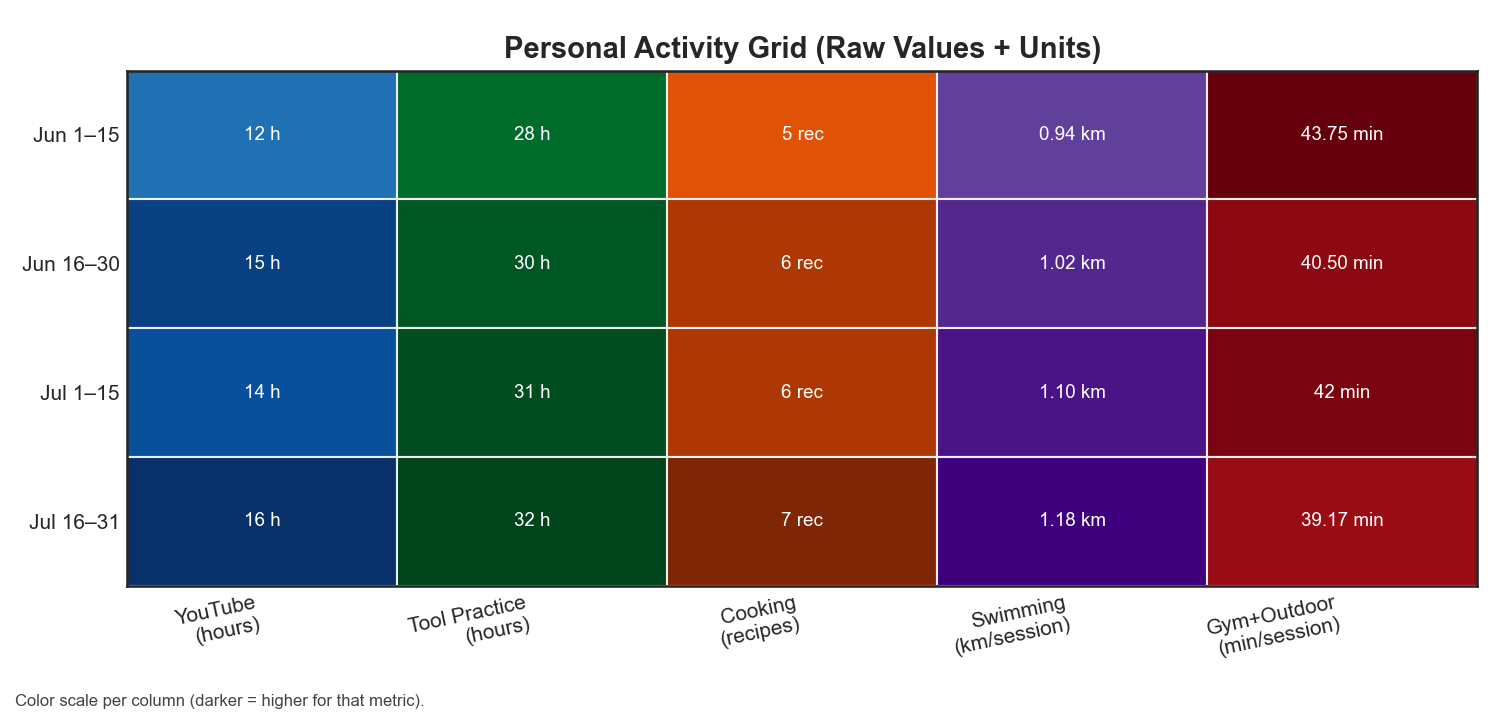

Write the Python code that produced this figure.
"""Personal activity grid with RAW VALUES and UNITS (no targets shown).

Rows = biweekly periods (time). Columns = activity categories.
Each cell contains the actual value + unit for that period; color shows
how high it is relative to the maximum for THAT column (darker = higher).
"""
from __future__ import annotations
import numpy as np
import matplotlib.pyplot as plt
from matplotlib import colors

# ------------------ Raw data (sample) ------------------
periods = ["Jun 1–15", "Jun 16–30", "Jul 1–15", "Jul 16–31"]

# YouTube watching hours per period (sample data)
youtube_hours = [12, 15, 14, 16]                      # hours

# Tool practice hours per period
tool_hours_total = [28, 30, 31, 32]                   # hours practiced

# Cooking unique recipes per period
unique_recipes = [5, 6, 6, 7]                         # recipes

# Swimming average km per session each period
swim_km_total = [7.5, 8.2, 8.8, 9.4]; sessions_per_period = 8
km_per_session = [d / sessions_per_period for d in swim_km_total]  # km per swim session

# Gym + Outdoor sports combined
strength_minutes = [270, 315, 320, 360]; gym_sessions = [6, 7, 7, 8]
outdoor_minutes = [80, 90, 100, 110]; outdoor_sessions = [2, 3, 3, 4]
total_active_minutes = [g + o for g, o in zip(strength_minutes, outdoor_minutes)]
total_sessions = [g + o for g, o in zip(gym_sessions, outdoor_sessions)]
combined_minutes_per_session = [m / s for m, s in zip(total_active_minutes, total_sessions)]  # min per active session

metrics = [
    ("YouTube\n(hours)", youtube_hours, plt.cm.Blues, "h"),
    ("Tool Practice\n(hours)", tool_hours_total, plt.cm.Greens, "h"),
    ("Cooking\n(recipes)", unique_recipes, plt.cm.Oranges, "rec"),
    ("Swimming\n(km/session)", km_per_session, plt.cm.Purples, "km"),
    ("Gym+Outdoor\n(min/session)", combined_minutes_per_session, plt.cm.Reds, "min"),
]

# ------------------ Build grid ------------------
rows = len(periods); cols = len(metrics)
plt.style.use("seaborn-v0_8-white")
fig, ax = plt.subplots(figsize=(10, 4.8))
ax.set_xlim(0, cols)
ax.set_ylim(0, rows)
ax.invert_yaxis()
ax.set_xticks(np.arange(cols) + 0.5)
ax.set_xticklabels([m[0] for m in metrics], rotation=12, ha='right')
ax.set_yticks(np.arange(rows) + 0.5)
ax.set_yticklabels(periods)
ax.tick_params(length=0)
ax.set_title("Personal Activity Grid (Raw Values + Units)", fontsize=14, weight='bold')

for c, (label, values, cmap, unit) in enumerate(metrics):
    vmax = max(values) or 1
    norm = colors.Normalize(vmin=0, vmax=vmax)
    threshold = 0.65 * vmax
    for r, val in enumerate(values):
        color = cmap(norm(val))
        ax.add_patch(plt.Rectangle((c, r), 1, 1, facecolor=color, edgecolor='#eeeeee'))
        txt_color = '#000' if val < threshold else '#fff'
        display = f"{val:.2f}" if isinstance(val, float) and not float(val).is_integer() else f"{val:.0f}"
        ax.text(c + 0.5, r + 0.5, f"{display} {unit}", ha='center', va='center', fontsize=9, color=txt_color)

fig.text(0.01, 0.02, "Color scale per column (darker = higher for that metric).", fontsize=8, color='#444')
fig.tight_layout(rect=(0,0.05,1,0.98))
fig.savefig("personal_metrics_heatmap.png", dpi=150)
print("Raw-value heatmap saved to personal_metrics_heatmap.png")
